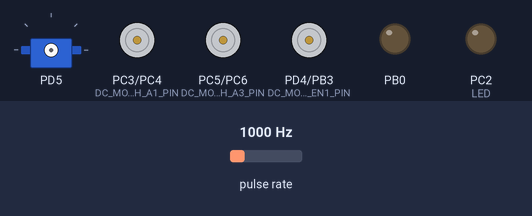
The program below on a simulated ATmega32, built with avr-gcc and emulated at 16 MHz. Parts: servo, motor-driver pin pairs drawn as motors (green arrow = first pin HIGH = forward, orange = second pin HIGH = backward, longer = more drive), output pins drawn as LEDs (lit = HIGH). Wiring (inferred from the names in the program): pulse sensor: data PD6. Inputs (shaded band) come from the test bench; at power-on: pulse rate 1000 Hz. Servo pulses on a pin are drawn as a servo (544–2400 µs = 0–180°); pins used as bus, display or sensor lines are not drawn; what the program prints to the serial monitor is not drawn.

Above: at 4.2 s.
4.3 s: pulse rate (sensor on PD6) set to 911 Hz
7.3 s: pulse rate (sensor on PD6) set to 777 Hz
At 9.2 s:
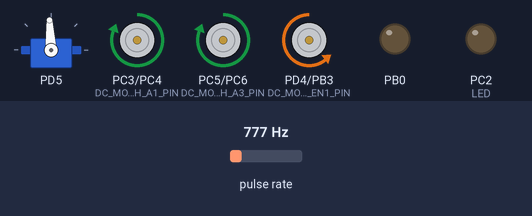
10.1 s: pulse rate (sensor on PD6) set to 869 Hz
At 11.1 s:
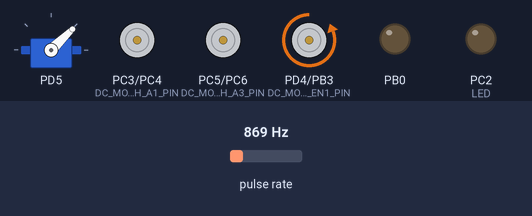
11.6 s: pulse rate (sensor on PD6) set to 2500 Hz
At 13.2 s:
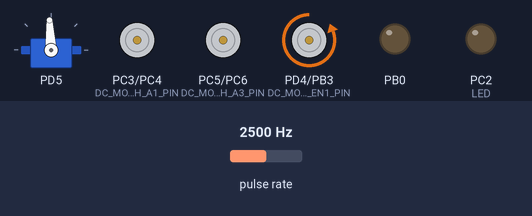
14.6 s: pulse rate (sensor on PD6) set to 100 Hz
At 17.5 s:
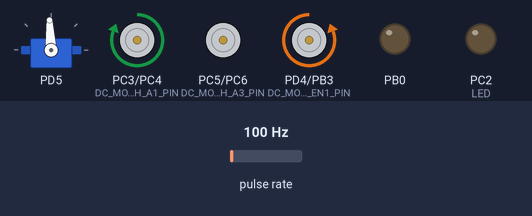
17.6 s: pulse rate (sensor on PD6) set to 425 Hz
20.6 s: pulse rate (sensor on PD6) set to 426 Hz
Timing chart, 0 to 24.6 s (numbered marks = the images above; inputs shaded):
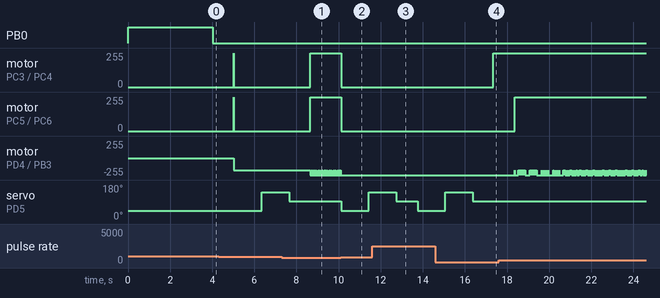

Measured:
- the behaviour switches between 864 and 863 Hz on pulse rate (sensor on PD6) (found by bisection; images 0 and 1)
- the behaviour switches between 836 and 837 Hz on pulse rate (sensor on PD6) (found by bisection; images 1 and 2)
- after the input at 7.3 s, motor on PC3 (DC_MOTOR_H_A1_PIN) / PC4 (DC_MOTOR_H_A2_PIN): goes on until 8.6 s, then stays forward 255/255; servo on PD5: goes on until 7.7 s, then stays 93°
- after the input at 10.1 s, motor on PC3 (DC_MOTOR_H_A1_PIN) / PC4 (DC_MOTOR_H_A2_PIN), motor on PC5 (DC_MOTOR_H_A3_PIN) / PC6 (DC_MOTOR_H_A4_PIN): forward 255/255 → stopped at once; motor on PD4 (DC_MOTOR_H_EN1_PIN) / PB3 (DC_MOTOR_H_EN2_PIN): stops changing and stays backward 255/255; servo on PD5: 93° → 44° at once, → 141° 1.3 s later
- after the input at 11.6 s, motor on PC5 (DC_MOTOR_H_A3_PIN) / PC6 (DC_MOTOR_H_A4_PIN): stays stopped (without the input it goes to forward 255/255 after 2.1 s); motor on PD4 (DC_MOTOR_H_EN1_PIN) / PB3 (DC_MOTOR_H_EN2_PIN): stays backward 255/255 (without the input it goes to backward 180/255 after 2.1 s)
- after the input at 14.6 s, motor on PC3 (DC_MOTOR_H_A1_PIN) / PC4 (DC_MOTOR_H_A2_PIN): stopped → forward 255/255 after 2.7 s

The program:

main.c
```c
/*
 * main.c
 *
 * Created: 8/17/2024 7:08:28 PM
 * Author : Youssef Bassem
 */

/* Section: Includes */
#include "main.h"

void Car_Move_Forward(){
	DC_MOTOR_voidMoveForward_1(90);
	DC_MOTOR_voidMoveForward_2(90);


}

void Car_Stop(){
	DC_MOTOR_voidStop_1();
	DC_MOTOR_voidStop_2();


}

void Car_Move_Right(){
	DC_MOTOR_voidMoveForward_1(90);
	DC_MOTOR_voidStop_2();
	_delay_ms(1000);

}

void Car_Move_Left(){

	DC_MOTOR_voidStop_1();
	DC_MOTOR_voidMoveForward_2(90);
	_delay_ms(1000);


}


void setupConnection(){
	// Enter AT mode
	DIO_voidSetPinDir(DIO_PORTB,DIO_PIN0,OUTPUT);
	DIO_voidSetPinVal(DIO_PORTB,DIO_PIN0,HIGH);//PULL KEY PIN HIGH
	_delay_ms(1000);

	UART_voidSendString("AT\r\n");// Test Command
	_delay_ms(1000);

	UART_voidSendString("AT+ROLE=1\r\n");//Set as master
	_delay_ms(1000);
	UART_voidSendString("AT+CMODE=1\r\n"); // Allow connection to any address
	_delay_ms(1000);

	DIO_voidSetPinVal(DIO_PORTB,DIO_PIN0,LOW);// Exit AT mode
	_delay_ms(1000);

}

void CheckObstacle(){
	UART_voidTx('s');
	Car_Stop();
	SERVO_MOTOR_voidRotateWithDegree(-90);
	_delay_ms(1000);
	u16 dist_left = ULTRASONIC_u16GetDistance();
	_delay_ms(300);
	SERVO_MOTOR_voidRotateWithDegree(90);
	_delay_ms(1000);
	u16 dist_right = ULTRASONIC_u16GetDistance();
	_delay_ms(300);
	SERVO_MOTOR_voidRotateWithDegree(0);
	_delay_ms(1000);

	if ((dist_right > dist_left) && dist_right > 10)
	{
		UART_voidTx('r');
		Car_Move_Right();
	}else if ((dist_right < dist_left) && dist_left > 10)
	{
		UART_voidTx('l');
		Car_Move_Left();
	}
}

int main(void) {

	DIO_voidSetPinDir(DIO_PORTD,DIO_PIN5,OUTPUT);
	UART_voidInit();

	setupConnection();

	Car_Move_Forward();

	u16 dist = 0;

	while(1){

		dist = ULTRASONIC_u16GetDistance();


		_delay_ms(10);
		if (dist < 10)
		{
			CheckObstacle();


		}else if(dist > 10){
			UART_voidTx('f');
			Car_Move_Forward();
			LED_voidOff(DIO_PORTC,DIO_PIN2);

		}
	}


}
```

main.h
```c
/*
 * main.h
 *
 * Created: 8/19/2024 4:23:14 PM
 * Author:  Youssef Bassem
 */


#ifndef MAIN_H_
#define MAIN_H_

/* Section: Includes */
#include "../HAL/LED/LED_interface.h"
#include "../HAL/SSD/SSD_interface.h"
#include "../HAL/LCD/LCD_interface.h"
#include "../HAL/Keypad/KEYPAD_interface.h"
#include "../MCAL/GI/GI_interface.h"
#include "../MCAL/EXTI/EXTI_interface.h"
#include "../MCAL/ADC/ADC_interface.h"
#include "../MCAL/TIM0/TIM0_interface.h"
#include "../MCAL/TIM1/TIM1_interface.h"
#include "../MCAL/TIM2/TIM2_interface.h"
#include "../MCAL/WDT/WDT_interface.h"
#include "../MCAL/UART/UART_interface.h"
#include "../MCAL/SPI/SPI_interface.h"
#include "../MCAL/TWI/TWI_interface.h"
#include "../HAL/DC_MOTOR/DC_MOTOR_interface.h"
#include "../HAL/SERVO_MOTOR/SERVO_MOTOR_interface.h"
#include "../HAL/BUZZER/BUZZER_interface.h"
#include "../HAL/EEPROM/EEPROM_interface.h"
#include "../HAL/ULTRASONIC/ULTRASONIC_interface.h"
/* Section: Macro Declaration */
#define F_CPU 16000000UL
#include <util/delay.h>

/* Section: Data Type Declaration*/

/* Section: Function Declaration */


#endif /* MAIN_H_ */
```

DC_MOTOR_config.h
```c
/*
 * DC_MOTOR_config.h
 *
 * Created: 9/25/2024 2:45:59 PM
 *  Author: youss
 */


#ifndef DC_MOTOR_CONFIG_H_
#define DC_MOTOR_CONFIG_H_

/* Section: Macro Declaration */
#define  DC_MOTOR_H_EN1_PORT        DIO_PORTD
#define  DC_MOTOR_H_EN1_PIN         DIO_PIN4

#define  DC_MOTOR_H_EN2_PORT        DIO_PORTB
#define  DC_MOTOR_H_EN2_PIN         DIO_PIN3

#define  DC_MOTOR_H_A1_PORT         DIO_PORTC
#define  DC_MOTOR_H_A1_PIN          DIO_PIN3

#define  DC_MOTOR_H_A2_PORT         DIO_PORTC
#define  DC_MOTOR_H_A2_PIN          DIO_PIN4


#define  DC_MOTOR_H_A3_PORT         DIO_PORTC
#define  DC_MOTOR_H_A3_PIN          DIO_PIN5

#define  DC_MOTOR_H_A4_PORT         DIO_PORTC
#define  DC_MOTOR_H_A4_PIN          DIO_PIN6

#define H_BRIDGE_CONNECTION         0
#define RELAY_CONNECTION            1


#define H_BRIDGE_1                  1
#define H_BRIDGE_2                  2


/* Section: Macro Function Declaration */


/* Section: Data Type Declaration*/


/* Section: Function Declaration */


#endif /* DC_MOTOR_CONFIG_H_ */
```

KEYPAD_config.h
```c
/*
 * KEYPAD_config.h
 *
 * Created: 8/30/2024 6:54:18 PM
 * Author: Youssef Bassem
 */


#ifndef KEYPAD_CONFIG_H_
#define KEYPAD_CONFIG_H_


/* Section: Includes */
#include "../../MCAL/DIO/DIO_interface.h"

/* Section: Macro Declaration */

/* Keypad Size */
#define ROW       4
#define COL       4


/* ROW PORT */

#define KEYPAD_ROW_PORT      DIO_PORTC
#define KEYPAD_R0_PIN        DIO_PIN3
#define KEYPAD_R1_PIN        DIO_PIN4
#define KEYPAD_R2_PIN        DIO_PIN5
#define KEYPAD_R3_PIN        DIO_PIN6

/* COL PORT */

#define KEYPAD_COL_PORT      DIO_PORTB
#define KEYPAD_C0_PIN        DIO_PIN4
#define KEYPAD_C1_PIN        DIO_PIN5
#define KEYPAD_C2_PIN        DIO_PIN6
#define KEYPAD_C3_PIN        DIO_PIN7


#endif /* KEYPAD_CONFIG_H_ */
```

LCD_config.h
```c
/*
 * LCD_config.h
 *
 * Created: 8/24/2024 10:46:35 PM
 * Author:  Youssef Bassem
 */


#ifndef LCD_CONFIG_H_
#define LCD_CONFIG_H_
/* Section: Includes */
#include "../../MCAL/DIO/DIO_interface.h"

#define F_CPU 16000000UL
#include <util/delay.h>

/* Section: Macro Declaration */

/************************************************************************/
/* Data Lines Initialization according to Mode                          */
/************************************************************************/
#if LCD_MODE == _8_BIT_MODE
	#define LCD_DPORT  DIO_PORTA
#elif LCD_MODE == _4_BIT_MODE
	#define LCD_DPORT   DIO_PORTA
	#define LCD_D4_PIN  DIO_PIN4
	#define LCD_D5_PIN  DIO_PIN5
	#define LCD_D6_PIN  DIO_PIN6
	#define LCD_D7_PIN  DIO_PIN7
#endif

/************************************************************************/
/* Control Lines                                                        */
/************************************************************************/
#define LCD_CPORT     DIO_PORTB

#define LCD_RS_PIN	  DIO_PIN1
#define LCD_RW_PIN    DIO_PIN2
#define LCD_EN_PIN    DIO_PIN3

/* Section: Macro Function Declaration */


/* Section: Data Type Declaration*/


/* Section: Function Declaration */


#endif /* LCD_CONFIG_H_ */
```

BUZZER_interface.h
```c
/*
 * BUZZER_interface.h
 *
 * Created: 9/28/2024 2:20:10 AM
 *  Author: youss
 */


#ifndef BUZZER_INTERFACE_H_
#define BUZZER_INTERFACE_H_

/* Section: Includes */
#include "../../MCAL/DIO/DIO_interface.h"
#include "../../MCAL/TIM0/TIM0_interface.h"

/* Section: Macro Declaration */
#define BUZZER_PORT   DIO_PORTA
#define BUZZER_PIN    DIO_PIN3


/* Section: Macro Function Declaration */


/* Section: Data Type Declaration*/


/* Section: Function Declaration */

/*****************************************************************************
* Function Name: BUZZER_voidOn
* Purpose      : Turns buzzer on
* Parameters   : u8 copy_u8duty_cycle
* Return value : void
*****************************************************************************/
void BUZZER_voidOn(u8 copy_u8duty_cycle);

/*****************************************************************************
* Function Name: BUZZER_voidOff
* Purpose      : Turns buzzer off
* Parameters   : void
* Return value : void
*****************************************************************************/
void BUZZER_voidOff(void);


#endif /* BUZZER_INTERFACE_H_ */
```

BUZZER_prog.c
```c
/*
 * BUZZER_prog.c
 *
 * Created: 9/28/2024 2:20:22 AM
 *  Author: youss
 */

#include "BUZZER_interface.h"

/*****************************************************************************
* Function Name: BUZZER_voidOn
* Purpose      : Turns buzzer on
* Parameters   : u8 copy_u8duty_cycle
* Return value : void
*****************************************************************************/
void BUZZER_voidOn(u8 copy_u8duty_cycle){
	DIO_voidSetPinDir(BUZZER_PORT,BUZZER_PIN,OUTPUT);
	DIO_voidSetPinDir(DIO_PORTB,DIO_PIN3,OUTPUT);

	TIM0_voidFastPWM(copy_u8duty_cycle);

}

/*****************************************************************************
* Function Name: BUZZER_voidOff
* Purpose      : Turns buzzer off
* Parameters   : void
* Return value : void
*****************************************************************************/
void BUZZER_voidOff(void){
	DIO_voidSetPinDir(BUZZER_PORT,BUZZER_PIN,OUTPUT);
	DIO_voidSetPinVal(BUZZER_PORT,BUZZER_PIN,LOW);
}
```

DC_MOTOR_interface.h
```c
/*
 * DC_MOTOR_interface.h
 *
 * Created: 9/25/2024 2:45:31 PM
 *  Author: youss
 */


#ifndef DC_MOTOR_INTERFACE_H_
#define DC_MOTOR_INTERFACE_H_


/* Section: Includes */
#include "../../MCAL/DIO/DIO_interface.h"
#include "../../MCAL/TIM1/TIM1_interface.h"
#include "../../MCAL/TIM0/TIM0_interface.h"
#include "../../MCAL/TIM2/TIM2_interface.h"
#include "DC_MOTOR_config.h"

/* Section: Macro Declaration */
#define ELECTRICAL_SWITCH   H_BRIDGE_CONNECTION

#if ELECTRICAL_SWITCH == H_BRIDGE_CONNECTION
#define H_BRIDGE            H_BRIDGE_1
#endif


/* Section: Macro Function Declaration */


/* Section: Data Type Declaration*/


/* Section: Function Declaration */

/*****************************************************************************
* Function Name: DC_MOTOR_voidCW
* Purpose      : Rotates DC Motor Clockwise Direction
* Parameters   : u8 copy_u8speed
* Return value : void
*****************************************************************************/
void DC_MOTOR_voidCW(u8 copy_u8speed);

/*****************************************************************************
* Function Name: DC_MOTOR_voidACW
* Purpose      : Rotates DC Motor Anti-Clockwise Direction
* Parameters   : u8 copy_u8speed
* Return value : void
*****************************************************************************/
void DC_MOTOR_voidACW(u8 copy_u8speed);

/*****************************************************************************
* Function Name: DC_MOTOR_voidStop
* Purpose      : Stops DC Motor
* Parameters   : void
* Return value : void
*****************************************************************************/
void DC_MOTOR_voidStop(void);

void DC_MOTOR_voidMoveForward_1(u8 copy_u8speed);

void DC_MOTOR_voidMoveBackward_1(u8 copy_u8speed);

void DC_MOTOR_voidStop_1(void);

void DC_MOTOR_voidMoveForward_2(u8 copy_u8speed);

void DC_MOTOR_voidMoveBackward_2(u8 copy_u8speed);

void DC_MOTOR_voidStop_2(void);

#endif /* DC_MOTOR_INTERFACE_H_ */
```

DC_MOTOR_prog.c
```c
/*
 * DC_MOTOR_prog.c
 *
 * Created: 9/25/2024 2:46:18 PM
 *  Author: youss
 */

#include "DC_MOTOR_interface.h"


/*****************************************************************************
* Function Name: DC_MOTOR_voidCW
* Purpose      : Rotates DC Motor Clockwise Direction
* Parameters   : u8 copy_u8speed
* Return value : void
*****************************************************************************/
void DC_MOTOR_voidCW(u8 copy_u8speed){
	#if ELECTRICAL_SWITCH == H_BRIDGE_CONNECTION
		//#if H_BRIDGE == H_BRIDGE_1
		DIO_voidSetPinDir(DC_MOTOR_H_EN1_PORT,DC_MOTOR_H_EN1_PIN,OUTPUT);
		DIO_voidSetPinDir(DC_MOTOR_H_A1_PORT,DC_MOTOR_H_A1_PIN,OUTPUT);
		DIO_voidSetPinDir(DC_MOTOR_H_A2_PORT,DC_MOTOR_H_A2_PIN,OUTPUT);

		TIM1_voidFastPWM10BitRes(OC1B_PIN,copy_u8speed);
		DIO_voidSetPinVal(DC_MOTOR_H_A1_PORT,DC_MOTOR_H_A1_PIN,HIGH);
		DIO_voidSetPinVal(DC_MOTOR_H_A2_PORT,DC_MOTOR_H_A2_PIN,LOW);
		//#elif H_BRIDGE == H_BRIDGE_2
		DIO_voidSetPinDir(DC_MOTOR_H_EN2_PORT,DC_MOTOR_H_EN2_PIN,OUTPUT);
		DIO_voidSetPinDir(DC_MOTOR_H_A3_PORT,DC_MOTOR_H_A3_PIN,OUTPUT);
		DIO_voidSetPinDir(DC_MOTOR_H_A4_PORT,DC_MOTOR_H_A4_PIN,OUTPUT);

		TIM1_voidFastPWM10BitRes(OC1A_PIN,copy_u8speed);
		DIO_voidSetPinVal(DC_MOTOR_H_A3_PORT,DC_MOTOR_H_A3_PIN,HIGH);
		DIO_voidSetPinVal(DC_MOTOR_H_A4_PORT,DC_MOTOR_H_A4_PIN,LOW);
		//#endif
	#elif ELECTRICAL_SWITCH == RELAY_CONNECTION
	DIO_voidSetPinDir(DC_MOTOR_H_EN1_PORT,DC_MOTOR_H_EN1_PIN,OUTPUT);
	TIM1_voidFastPWM10BitRes(OC1B_PIN,copy_u8speed);
	#endif


}

/*****************************************************************************
* Function Name: DC_MOTOR_voidACW
* Purpose      : Rotates DC Motor Anti-Clockwise Direction
* Parameters   : u8 copy_u8speed
* Return value : void
*****************************************************************************/
void DC_MOTOR_voidACW(u8 copy_u8speed){
	#if ELECTRICAL_SWITCH == H_BRIDGE_CONNECTION
		//#if H_BRIDGE == H_BRIDGE_1
		DIO_voidSetPinDir(DC_MOTOR_H_EN1_PORT,DC_MOTOR_H_EN1_PIN,OUTPUT);
		DIO_voidSetPinDir(DC_MOTOR_H_A1_PORT,DC_MOTOR_H_A1_PIN,OUTPUT);
		DIO_voidSetPinDir(DC_MOTOR_H_A2_PORT,DC_MOTOR_H_A2_PIN,OUTPUT);

		TIM1_voidFastPWM10BitRes(OC1B_PIN,copy_u8speed);
		DIO_voidSetPinVal(DC_MOTOR_H_A1_PORT,DC_MOTOR_H_A1_PIN,LOW);
		DIO_voidSetPinVal(DC_MOTOR_H_A2_PORT,DC_MOTOR_H_A2_PIN,HIGH);
		//#elif H_BRIDGE == H_BRIDGE_2
		DIO_voidSetPinDir(DC_MOTOR_H_EN2_PORT,DC_MOTOR_H_EN2_PIN,OUTPUT);
		DIO_voidSetPinDir(DC_MOTOR_H_A3_PORT,DC_MOTOR_H_A3_PIN,OUTPUT);
		DIO_voidSetPinDir(DC_MOTOR_H_A4_PORT,DC_MOTOR_H_A4_PIN,OUTPUT);

		TIM1_voidFastPWM10BitRes(OC1A_PIN,copy_u8speed);
		DIO_voidSetPinVal(DC_MOTOR_H_A3_PORT,DC_MOTOR_H_A3_PIN,LOW);
		DIO_voidSetPinVal(DC_MOTOR_H_A4_PORT,DC_MOTOR_H_A4_PIN,HIGH);
		//#endif
	#elif ELECTRICAL_SWITCH == RELAY_CONNECTION
		DIO_voidSetPinDir(DC_MOTOR_H_EN1_PORT,DC_MOTOR_H_EN1_PIN,OUTPUT);
		TIM1_voidFastPWM10BitRes(OC1B_PIN,copy_u8speed);
	#endif
}

/*****************************************************************************
* Function Name: DC_MOTOR_voidStop
* Purpose      : Stops DC Motor
* Parameters   : u8 copy_u8speed
* Return value : void
*****************************************************************************/
void DC_MOTOR_voidStop(void){
	//#if H_BRIDGE == H_BRIDGE_1
	DIO_voidSetPinDir(DC_MOTOR_H_EN1_PORT,DC_MOTOR_H_EN1_PIN,OUTPUT);
	DIO_voidSetPinDir(DC_MOTOR_H_A1_PORT,DC_MOTOR_H_A1_PIN,OUTPUT);
	DIO_voidSetPinDir(DC_MOTOR_H_A2_PORT,DC_MOTOR_H_A2_PIN,OUTPUT);

	TIM1_voidFastPWM10BitRes(OC1B_PIN,0);
	DIO_voidSetPinVal(DC_MOTOR_H_A1_PORT,DC_MOTOR_H_A1_PIN,LOW);
	DIO_voidSetPinVal(DC_MOTOR_H_A2_PORT,DC_MOTOR_H_A2_PIN,LOW);
	//#elif H_BRIDGE == H_BRIDGE_2
	DIO_voidSetPinDir(DC_MOTOR_H_EN2_PORT,DC_MOTOR_H_EN2_PIN,OUTPUT);
	DIO_voidSetPinDir(DC_MOTOR_H_A3_PORT,DC_MOTOR_H_A3_PIN,OUTPUT);
	DIO_voidSetPinDir(DC_MOTOR_H_A4_PORT,DC_MOTOR_H_A4_PIN,OUTPUT);

	TIM1_voidFastPWM10BitRes(OC1A_PIN,0);
	DIO_voidSetPinVal(DC_MOTOR_H_A3_PORT,DC_MOTOR_H_A3_PIN,LOW);
	DIO_voidSetPinVal(DC_MOTOR_H_A4_PORT,DC_MOTOR_H_A4_PIN,LOW);
	//#endif
}

void DC_MOTOR_voidMoveForward_1(u8 copy_u8speed){
	DIO_voidSetPinDir(DC_MOTOR_H_EN1_PORT,DC_MOTOR_H_EN1_PIN,OUTPUT);
	DIO_voidSetPinDir(DC_MOTOR_H_A1_PORT,DC_MOTOR_H_A1_PIN,OUTPUT);
	DIO_voidSetPinDir(DC_MOTOR_H_A2_PORT,DC_MOTOR_H_A2_PIN,OUTPUT);

	TIM2_voidFastPWM(copy_u8speed);
	DIO_voidSetPinVal(DC_MOTOR_H_A1_PORT,DC_MOTOR_H_A1_PIN,HIGH);
	DIO_voidSetPinVal(DC_MOTOR_H_A2_PORT,DC_MOTOR_H_A2_PIN,LOW);
}

void DC_MOTOR_voidMoveBackward_1(u8 copy_u8speed){
	DIO_voidSetPinDir(DC_MOTOR_H_EN1_PORT,DC_MOTOR_H_EN1_PIN,OUTPUT);
	DIO_voidSetPinDir(DC_MOTOR_H_A1_PORT,DC_MOTOR_H_A1_PIN,OUTPUT);
	DIO_voidSetPinDir(DC_MOTOR_H_A2_PORT,DC_MOTOR_H_A2_PIN,OUTPUT);

	TIM2_voidFastPWM(copy_u8speed);
	DIO_voidSetPinVal(DC_MOTOR_H_A1_PORT,DC_MOTOR_H_A1_PIN,LOW);
	DIO_voidSetPinVal(DC_MOTOR_H_A2_PORT,DC_MOTOR_H_A2_PIN,HIGH);
}

void DC_MOTOR_voidStop_1(void){
	DIO_voidSetPinDir(DC_MOTOR_H_EN1_PORT,DC_MOTOR_H_EN1_PIN,OUTPUT);
	DIO_voidSetPinDir(DC_MOTOR_H_A1_PORT,DC_MOTOR_H_A1_PIN,OUTPUT);
	DIO_voidSetPinDir(DC_MOTOR_H_A2_PORT,DC_MOTOR_H_A2_PIN,OUTPUT);

	TIM2_voidFastPWM(0);
	DIO_voidSetPinVal(DC_MOTOR_H_A1_PORT,DC_MOTOR_H_A1_PIN,LOW);
	DIO_voidSetPinVal(DC_MOTOR_H_A2_PORT,DC_MOTOR_H_A2_PIN,LOW);
}

void DC_MOTOR_voidMoveForward_2(u8 copy_u8speed){
	DIO_voidSetPinDir(DC_MOTOR_H_EN2_PORT,DC_MOTOR_H_EN2_PIN,OUTPUT);
	DIO_voidSetPinDir(DC_MOTOR_H_A3_PORT,DC_MOTOR_H_A3_PIN,OUTPUT);
	DIO_voidSetPinDir(DC_MOTOR_H_A4_PORT,DC_MOTOR_H_A4_PIN,OUTPUT);

	TIM0_voidFastPWM(copy_u8speed);
	DIO_voidSetPinVal(DC_MOTOR_H_A3_PORT,DC_MOTOR_H_A3_PIN,HIGH);
	DIO_voidSetPinVal(DC_MOTOR_H_A4_PORT,DC_MOTOR_H_A4_PIN,LOW);
}

void DC_MOTOR_voidMoveBackward_2(u8 copy_u8speed){
	DIO_voidSetPinDir(DIO_PORTB,DIO_PIN3,OUTPUT);
	DIO_voidSetPinDir(DC_MOTOR_H_A3_PORT,DC_MOTOR_H_A3_PIN,OUTPUT);
	DIO_voidSetPinDir(DC_MOTOR_H_A4_PORT,DC_MOTOR_H_A4_PIN,OUTPUT);

	TIM0_voidFastPWM(copy_u8speed);
	DIO_voidSetPinVal(DC_MOTOR_H_A3_PORT,DC_MOTOR_H_A3_PIN,LOW);
	DIO_voidSetPinVal(DC_MOTOR_H_A4_PORT,DC_MOTOR_H_A4_PIN,HIGH);
}

void DC_MOTOR_voidStop_2(void){
	DIO_voidSetPinDir(DC_MOTOR_H_EN2_PORT,DC_MOTOR_H_EN2_PIN,OUTPUT);
	DIO_voidSetPinDir(DC_MOTOR_H_A3_PORT,DC_MOTOR_H_A3_PIN,OUTPUT);
	DIO_voidSetPinDir(DC_MOTOR_H_A4_PORT,DC_MOTOR_H_A4_PIN,OUTPUT);

	TIM0_voidFastPWM(0);
	DIO_voidSetPinVal(DC_MOTOR_H_A3_PORT,DC_MOTOR_H_A3_PIN,LOW);
	DIO_voidSetPinVal(DC_MOTOR_H_A4_PORT,DC_MOTOR_H_A4_PIN,LOW);
}
```

EEPROM_interface.h
```c
/*
 * EEPROM_interface.h
 *
 * Created: 10/11/2024 9:05:26 PM
 *  Author: youss
 */


#ifndef EEPROM_INTERFACE_H_
#define EEPROM_INTERFACE_H_

#include "../../MCAL/DIO/DIO_interface.h"
#include "../../MCAL/TWI/TWI_interface.h"

/* Delay Library */
#define F_CPU 16000000UL
#include <util/delay.h>

void EEPROM_voidSendData(u16 copy_u16address,u8 copy_u8data);

void EEPROM_voidSendPage(u16 copy_u16address,u8* copy_u8data,u8 arr_size);


u8 EEPROM_u8ReceiveData(u16 copy_u16address);


#endif /* EEPROM_INTERFACE_H_ */
```

EEPROM_prog.c
```c
/*
 * EEPROM_prog.c
 *
 * Created: 10/11/2024 9:10:09 PM
 *  Author: youss
 */

#include "EEPROM_interface.h"

void EEPROM_voidSendData(u16 copy_u16address,u8 copy_u8data){
	u8 LOC_u8deviceAddress = 0b1010000 | copy_u16address >>8;


	TWI_Status_ERRSendStartCondition();

	TWI_Status_ErrSendSlaveAddressWithWrite(LOC_u8deviceAddress);

	TWI_Status_ErrMasterSendData((u8)copy_u16address);

	TWI_Status_ErrMasterSendData(copy_u8data);

	TWI_Status_ERRSendStopCondition();
	_delay_ms(5);


}

void EEPROM_voidSendPage(u16 copy_u16address,u8* copy_u8data,u8 arr_size){
	u8 LOC_u8deviceAddress = 0b1010000 | copy_u16address >>8;


	TWI_Status_ERRSendStartCondition();

	TWI_Status_ErrSendSlaveAddressWithWrite(LOC_u8deviceAddress);

	TWI_Status_ErrMasterSendData((u8)copy_u16address);

	for (u8 i = 0; i < arr_size; ++i)
	{
		TWI_Status_ErrMasterSendData(copy_u8data[i]);
	}
	TWI_Status_ERRSendStopCondition();
	_delay_ms(5);
}

u8 EEPROM_u8ReceiveData(u16 copy_u16address){
	u8 LOC_u8deviceAddress = 0b1010000 | copy_u16address >>8;


	TWI_Status_ERRSendStartCondition();

	TWI_Status_ErrSendSlaveAddressWithWrite(LOC_u8deviceAddress);

	TWI_Status_ErrMasterSendData((u8)copy_u16address);

	TWI_Status_ErrRepeatedStart();

	TWI_Status_ErrSendSlaveAddressWithRead(LOC_u8deviceAddress);

	u8 LOC_data = 0;


	TWI_Status_ErrMasterReciveData(&LOC_data);

	TWI_Status_ERRSendStopCondition();

	return LOC_data;
}
```

Source omitted: KEYPAD_interface.h (1033 bytes), KEYPAD_prog.c (2678 bytes), LCD_interface.h (4343 bytes), LCD_prog.c (8881 bytes), LED_interface.h (1399 bytes), LED_prog.c (1157 bytes), SERVO_MOTOR_interface.h (844 bytes), SERVO_MOTOR_prog.c (551 bytes), SSD_interface.h (1355 bytes), SSD_prog.c (1538 bytes), ULTRASONIC_interface.h (491 bytes), ULTRASONIC_prog.c (858 bytes) and 43 more
